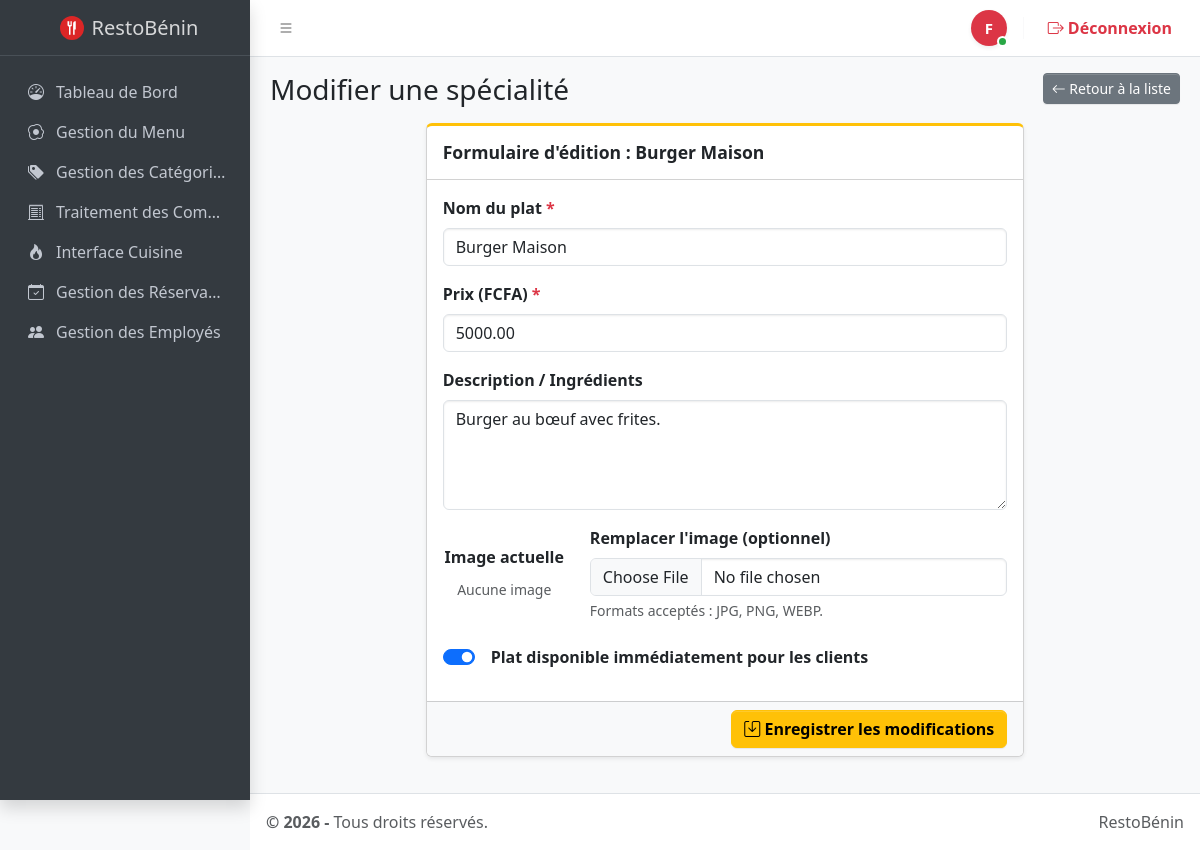
The app's page /pages/modifier_plat.php?id=39 (signed in) with its own data.
### tables this page shows
CREATE TABLE `plats` (
  `id_plat` int(11) NOT NULL AUTO_INCREMENT,
  `nom` varchar(150) NOT NULL,
  `description` text DEFAULT NULL,
  `prix` decimal(10,2) NOT NULL,
  `image` varchar(255) DEFAULT NULL,
  `disponible` tinyint(1) DEFAULT 1,
  `temps_preparation` int(11) DEFAULT NULL,
  `categorie` varchar(100) DEFAULT NULL,
  `id_categorie` int(11) NOT NULL,
  PRIMARY KEY (`id_plat`),
  KEY `fk_plat_categorie` (`id_categorie`),
  CONSTRAINT `fk_plat_categorie` FOREIGN KEY (`id_categorie`) REFERENCES `categories_plats` (`id_categorie`) ON DELETE CASCADE
);

### pages/modifier_plat.php (the view, shortened to what this page needs)
<?php
require_once '../config/db.php';
$id_plat = intval($_GET['id']);
try {
    $stmt = $pdo->prepare("SELECT * FROM plats WHERE id_plat = ?");
    $stmt->execute([$id_plat]);
    $plat = $stmt->fetch();
} catch (\PDOException $e) {
    die("Erreur de base de données : " . $e->getMessage());
}
include '../includes/header.php';
include '../includes/navbar.php';
include '../includes/sidebar.php';
?>
<main class="app-main">
    <div class="app-content-header">
        <div class="container-fluid">
            <div class="row">
                <div class="col-sm-6">
                    <h3 class="mb-0">Modifier une spécialité</h3>
                </div>
                <div class="col-sm-6 text-end">
                    <a href="plats.php" class="btn btn-secondary btn-sm">
                        <i class="bi bi-arrow-left"></i> Retour à la liste
                    </a>
                </div>
            </div>
        </div>
    </div>
    <div class="app-content">
        <div class="container-fluid">
            <div class="row">
                <div class="col-md-8 mx-auto">
                    <div class="card card-outline card-warning shadow-sm mb-4">
                        <div class="card-header">
                            <h3 class="card-title fw-bold">Formulaire d'édition : <?php echo htmlspecialchars($plat['nom']); ?></h3>
                        </div>
                        <form action="modifier_plat.php?id=<?php echo $id_plat; ?>" method="POST" enctype="multipart/form-data">
                            <div class="card-body">
                                <div class="mb-3">
                                    <label for="nom" class="form-label fw-semibold">Nom du plat <span class="text-danger">*</span></label>
                                    <input type="text" name="nom" id="nom" class="form-control" value="<?php echo htmlspecialchars($plat['nom']); ?>" required>
                                </div>
                                <div class="mb-3">
                                    <label for="prix" class="form-label fw-semibold">Prix (FCFA) <span class="text-danger">*</span></label>
                                    <input type="number" name="prix" id="prix" class="form-control" value="<?php echo $plat['prix']; ?>" required min="0">
                                </div>
                                <div class="mb-3">
                                    <label for="description" class="form-label fw-semibold">Description / Ingrédients</label>
                                    <textarea name="description" id="description" class="form-control" rows="4"><?php echo htmlspecialchars($plat['description']); ?></textarea>
                                </div>
                                <div class="mb-3 row align-items-center">
                                    <div class="col-sm-3 text-center">
                                        <label class="form-label d-block fw-semibold">Image actuelle</label>
                                        <?php if (!empty($plat['image_url']) && file_exists($plat['image_url'])): ?>
                                            <img src="<?php echo $plat['image_url']; ?>" alt="Plat" class="img-thumbnail rounded shadow-sm" style="max-height: 100px;">
                                        <?php else: ?>
                                            <span class="text-muted small">Aucune image</span>
                                        <?php endif; ?>
                                    </div>
                                    <div class="col-sm-9">
                                        <label for="image" class="form-label fw-semibold">Remplacer l'image (optionnel)</label>
                                        <input type="file" name="image" id="image" class="form-control" accept="image/*">
                                        <div class="form-text">Formats acceptés : JPG, PNG, WEBP.</div>
                                    </div>
                                </div>
                                <div class="mb-3 form-check form-switch pt-2">
                                    <input class="form-check-input" type="checkbox" name="disponible" id="disponible" value="1" <?php echo $plat['disponible'] ? 'checked' : ''; ?>>
                                    <label class="form-check-input-label fw-semibold ms-2" for="disponible">Plat disponible immédiatement pour les clients</label>
                                </div>
                            </div>
                            <div class="card-footer bg-light text-end">
                                <button type="submit" class="btn btn-warning fw-bold">
                                    <i class="bi bi-save"></i> Enregistrer les modifications
                                </button>
                            </div>
                        </form>
                    </div>
                </div>
            </div>
        </div>
    </div>
</main>
<?php include '../includes/footer.php'; ?>

### records on screen
plats: nom "Burger Maison", prix "5000.00", description "Burger au bœuf avec frites.", disponible "☑"

### other values on screen
$initiale "F"
